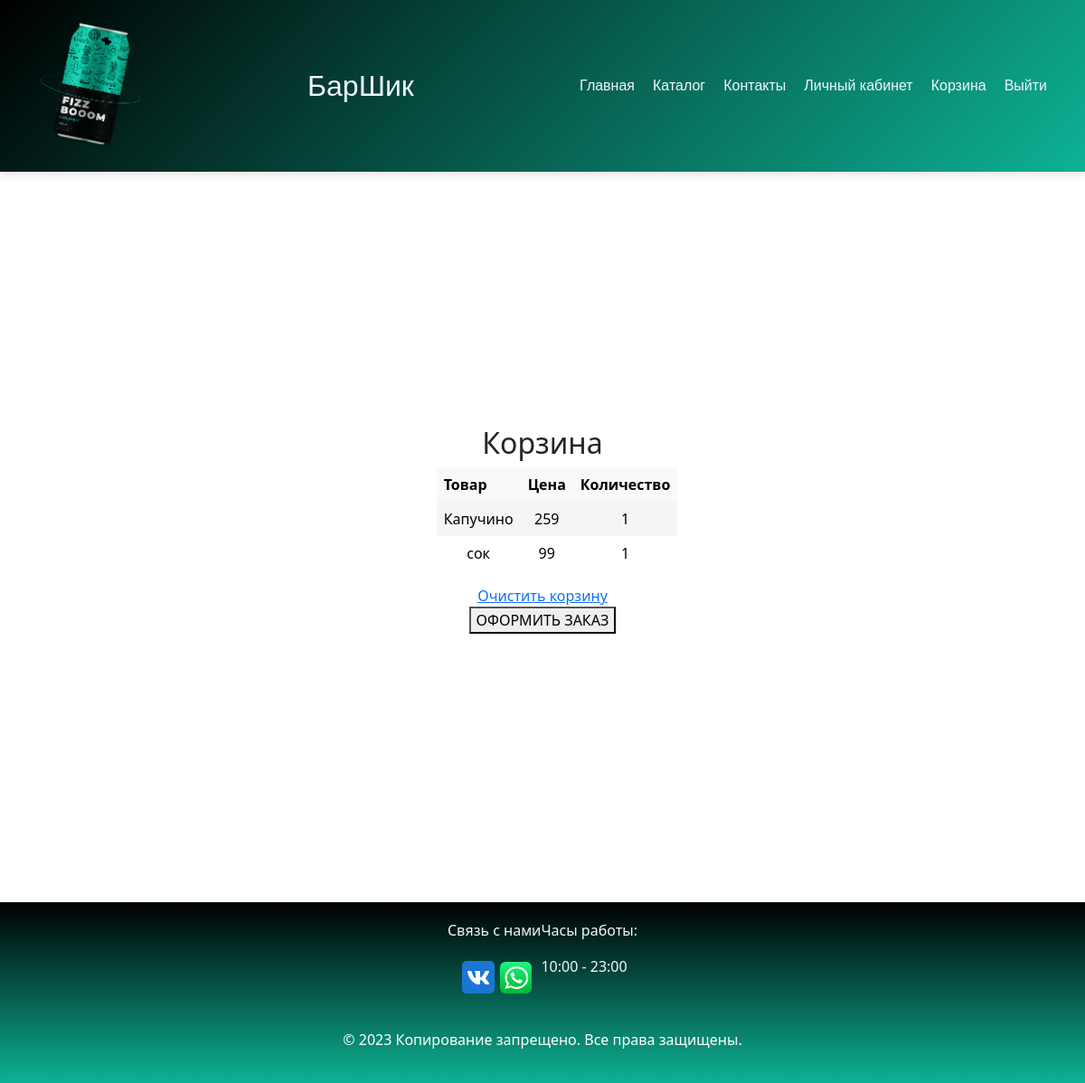
/cart.php (signed in), run on the app's committed database.
### tables this page shows
CREATE TABLE `Product` (
  `Id_product` int NOT NULL,
  `Name` varchar(50) NOT NULL,
  `Description` varchar(100) NOT NULL,
  `Category_id` int NOT NULL,
  `Price` decimal(10,0) NOT NULL,
  `Image` varchar(50) NOT NULL
);

CREATE TABLE `Basket` (
  `Id_basket` int NOT NULL,
  `User_id` int NOT NULL,
  `Content` json NOT NULL,
  `product_id` int NOT NULL
);

### cart.php (the view, shortened to what this page needs)
<?php
include "header.php";
include "connect.php";
?>
<!DOCTYPE html>
<html lang="en">
<head>
    <link rel="stylesheet" href="css/style-header.css">
    <link rel="stylesheet" href="css/style-personal.css">
    <link href="https://cdn.jsdelivr.net/npm/bootstrap@5.3.2/dist/css/bootstrap.min.css" rel="stylesheet"
>
</head>
<body>
    <main>
        <div class="container">
            <h2 class="text-personal-account">Корзина</h2>
            <ul>
                <table>
                    <tr>
                        <th>Товар</th>
                        <th>Цена</th>
                        <th>Количество</th>
                    </tr>
                    <?php
                    $userId = $_SESSION['User_id'];
                    $query = "SELECT * FROM basket WHERE User_id = $userId";
                    $result = mysqli_query($con, $query);
                    if (mysqli_num_rows($result) > 0) {
                        while ($row = mysqli_fetch_assoc($result)) {
                            $content = $row['Content'];
                            $content = str_replace(array('\n', '\\"'), array('', '"'), $content);
                            $content = json_decode($content, true);
                            foreach ($content as $product_id => $quantity) {
                                $query_product = "SELECT * FROM Product WHERE Id_product = $product_id";
                                $result_product = mysqli_query($con, $query_product);
                                $product = mysqli_fetch_assoc($result_product);
                                if ($product) {
                                    ?>
                                    <tr>
                                        <td><?= $product['Name'] ?></td>
                                        <td><?= $product['Price'] ?></td>
                                        <td><?= $quantity ?></td>
                                    </tr>
                                    <?php
                                }
                            }
                        }
                    } else {
                        ?>
                        <tr>
                            <td colspan="3">Корзина пуста</td>
                        </tr>
                        <?php
                    }
                    ?>
                </table>
            </ul>
            <a href="delete_tovar_bascet.php?id_tovar=<?= $product_id ?>">Очистить корзину</a>
            <form action="making-an-order.php" method="post">
                <button type="submit">ОФОРМИТЬ ЗАКАЗ</button>
            </form>
        </div>
    </main>
</html>
    <footer id="footer">
        <div class="container">
            <div class="connection">
                <div class="connect">
                    <p>Связь с нами</p>
                    <div class="images-connection">
                        <img src="images\icons8-vk-com-48.png" alt="" srcset="">
                        <img src="images\iconfinder-social-media-applications-23whatsapp-4102606_113811.png"
                            class="icon-whatsapp">
                    </div>
                </div>
                <div class="clock-work">
                    <p>Часы работы:</p>
                    <p>10:00 - 23:00</p>
                </div>
            </div>
            <p class="copirater">© 2023 Копирование запрещено. Все права защищены.</p>
        </div>
    </footer>
</body>
</html>

### style-header.css (style rules this page uses)
.container { width: 90%; display: flex; justify-content: space-between; align-items: center; flex-direction: column; }
* { transition: all 0.3s ease; }
footer { align-items: center; width: 100%; height: 200px; display: flex; background: linear-gradient(rgb(0, 0, 0), #0DB295); }
.connection { color: aliceblue; display: flex; justify-content: space-around; }
.images-connection { display: flex; align-items: center; }
.icon-whatsapp { width: 35px; height: 35px; }
.copirater { text-align: center; color: rgb(255, 255, 255); }
.clock-work { display: flex; flex-direction: column; }
.connect { display: flex; flex-direction: column; align-items: center; }

### style-personal.css (style rules this page uses)
main { width: 100%; display: flex; height: 101vh; align-items: center; }
.text-personal-account { text-align: center; }
table { width: 100%; border-collapse: collapse; }
th, td { border: 1px solid #ccc; padding: 8px; text-align: center; }
th { background-color: #f9f9f9; }
tr:nth-child(even) { background-color: #f5f5f5; }
footer { align-items: center; width: 100%; height: 200px; display: flex; background: linear-gradient(rgb(0, 0, 0), #0DB295); }
.connection { color: aliceblue; display: flex; justify-content: space-around; }
.images-connection { display: flex; align-items: center; }
.icon-whatsapp { width: 35px; height: 35px; }
.copirater { text-align: center; color: rgb(255, 255, 255); }
.clock-work { display: flex; flex-direction: column; }
.connect { display: flex; flex-direction: column; align-items: center; }

### data on the page
basket: Content "1"
product: Name "Капучино", Price "259"
product: Name "сок", Price "99"
